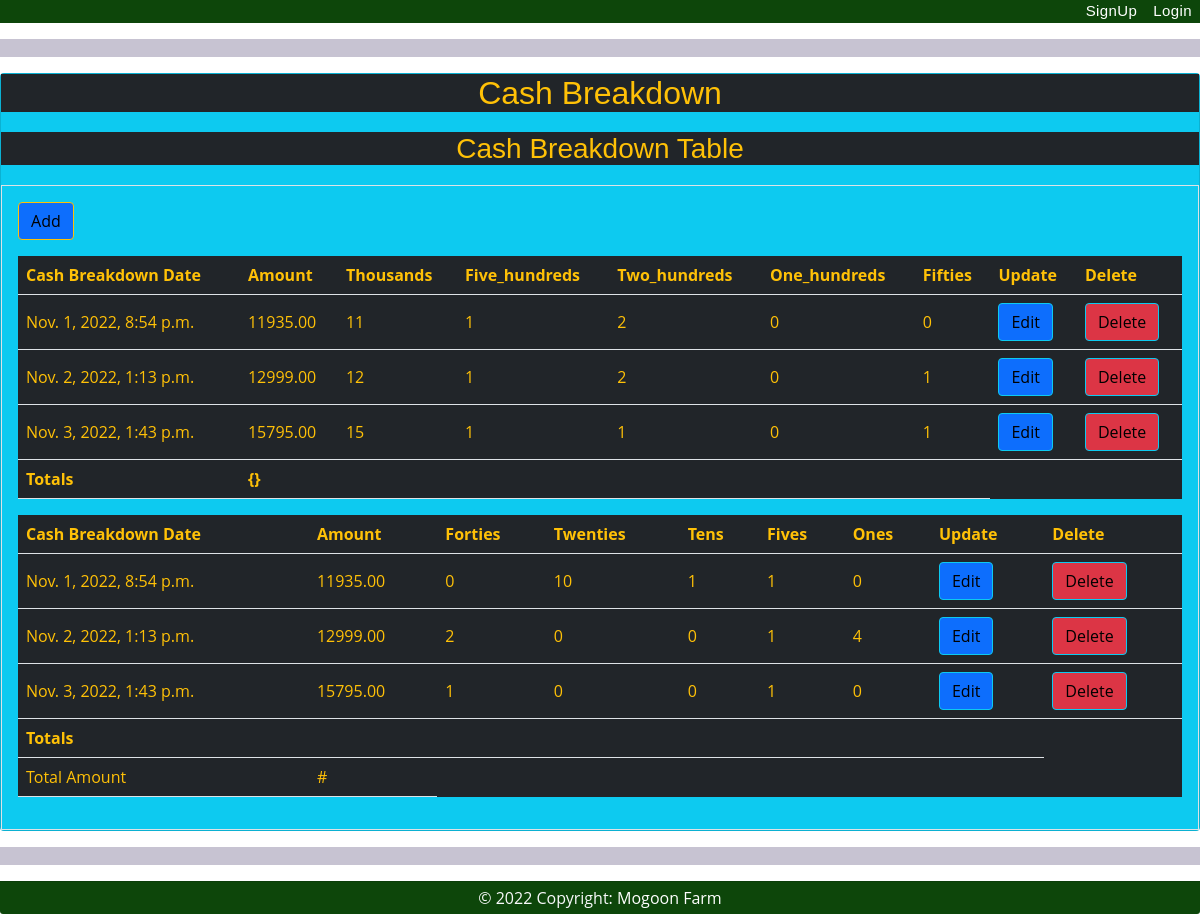
Page /cashBreakdown_table/ on the earlier database version.
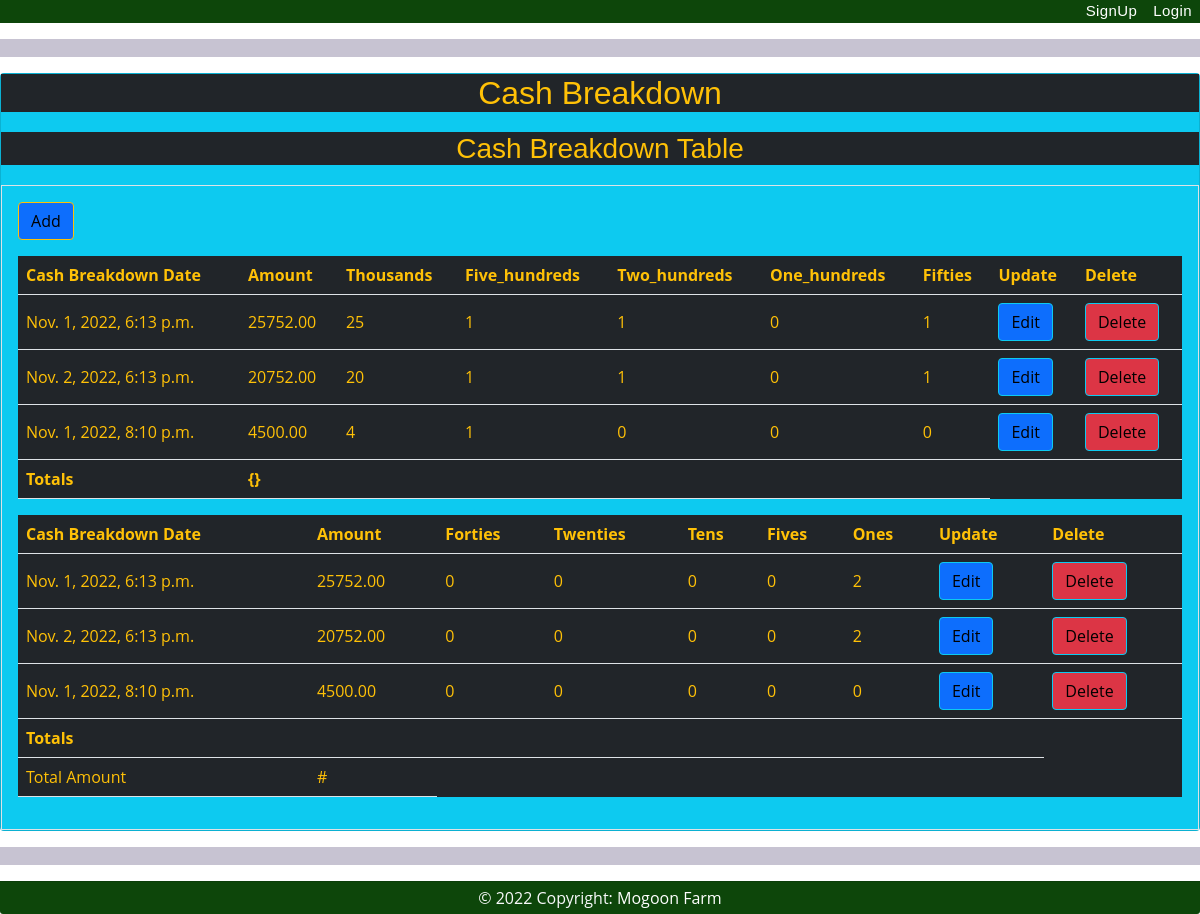
Same page on the later database version.
### homebook/models.py (models this page shows, shortened)
class CashBreakdown(models.Model):
    cashBreakdown_date = models.DateTimeField(auto_now_add=False)
    amount = models.DecimalField(decimal_places=2, max_digits=8)
    One_thousands = models.IntegerField(choices=list(zip(range(0, 100001), range(0, 100001))))
    Five_hundreds = models.IntegerField(choices=list(zip(range(0, 101), range(0, 101))))
    Two_hundreds = models.IntegerField(choices=list(zip(range(0, 101), range(0, 101))))
    One_hundreds = models.IntegerField(choices=list(zip(range(0, 101), range(0, 101))))
    Fifties = models.IntegerField(choices=list(zip(range(0, 101), range(0, 101))))
    Forties = models.IntegerField(choices=list(zip(range(0, 11), range(0, 11))))
    Twenties = models.IntegerField(choices=list(zip(range(0, 11), range(0, 11))))
    Tens = models.IntegerField(choices=list(zip(range(0, 11), range(0, 11))))
    Fives = models.IntegerField(choices=list(zip(range(0, 11), range(0, 11))))
    Ones = models.IntegerField(choices=list(zip(range(0, 11), range(0, 11))))

### homebook/views.py (the view)
# urls.py: path('cashBreakdown_table/', views.CashBreakdownTable, name='homebook-cashBreakdown'),
@never_cache
def CashBreakdownTable(request):
    note = CashBreakdown.objects.all()
    cashBreakdown_date = models.DateTimeField()
    amount = CashBreakdown.objects.all()
    One_thousands = F(amount) % F(1000)
    Five_hundreds = F(amount) % F(1000) / F(500)
    Two_hundreds = F(amount) % F(1000) % F(500) / F(200)
    One_hundreds = F(amount) % F(1000) % F(500) % F(200) / F(100)
    Fifties = F(amount) % F(1000) % F(500) % F(200) % F(100) / F(50)
    Forties = F(amount) % F(1000) % F(500) % F(200) % F(100) % F(50) / F(40)
    Twenties = F(amount) % F(1000) % F(500) % F(200) % F(100) % F(50) % F(40) / F(20)
    Tens = F(amount) % F(1000) % F(500) % F(200) % F(100) % F(50) % F(40) % F(20) / F(10)
    Fives = F(amount) % F(1000) % F(500) % F(200) % F(100) % F(50) % F(40) % F(20) % F(10) / F(5)
    Ones = F(amount) % F(1000) % F(500) % F(200) % F(100) % F(50) % F(40) % F(20) % F(10) % F(5) / F(1)
    context = {
        "cashBreakdown": note,
        "cashBreakdown_date": cashBreakdown_date,
        "amount": amount,
        "One_thousands": One_thousands,
        "Five_hundreds": Five_hundreds,
        "Two_hundreds": Two_hundreds,
        "One_hundreds": One_hundreds,
        "Fifties": Fifties,
        "Forties": Forties,
        "Twenties": Twenties,
        "Tens": Tens,
        "Fives": Fives,
        "Ones": Ones,
    }
    return render(request, 'homebook/cashBreakdown_table.html', context)

### homebook/templates/homebook/cashBreakdown_table.html (shortened to what this page needs)
{% extends 'homebook/base.html' %}
{% load static %}
{% block body %}
<div class="container-fluid text-right card bg-info card-dark mx-0 px-0 my-0 py-0">
    <h2 class="text-center bg-dark text-warning">Cash Breakdown</h2>
    <h3 class="text-center bg-dark text-warning">Cash Breakdown Table</h3>
    <div class="border p-3">
        <a class="btn btn-warning bg-primary btn-info block-lg" href="{%url 'homebook-cashBreakdown_update' %}">Add</a>
        <table class="table border=1 id=CashBreakdown align-middle text-warning bg-dark">
            <tr>
                <th>Cash Breakdown Date</th>
                <th>Amount</th>
                <th>Thousands</th>
                <th>Five_hundreds</th>
                <th>Two_hundreds</th>
                <th>One_hundreds</th>
                <th>Fifties</th>
                <th>Update</th>
                <th>Delete</th>
            </tr>
            {% for note in cashBreakdown %}
            <tr>
                <td>{{note.cashBreakdown_date}}</td>
                <td>{{note.amount}}</td>
                <td>{{note.One_thousands}}</td>
                <td>{{note.Five_hundreds}}</td>
                <td>{{note.Two_hundreds}}</td>
                <td>{{note.One_hundreds}}</td>
                <td>{{note.Fifties}}</td>
                <td><a class="btn btn-info btn-block bg-primary btn btn-info"
                       href="{% url 'cashBreakdown-update' note.id %}">Edit</a></td>
                <td><a class="btn btn-info btn-block bg-danger btn btn-info"
                       href="{% url 'cashBreakdown-delete' note.id %}">Delete</a></td>
            </tr>
            {% endfor %}
            <tr>
                <th>Totals</th>
                <th>{}</th>
                <th></th>
                <th></th>
                <th></th>
                <th></th>
                <th></th>
            </tr>
        </table>
        <table class="table border=1 id=CashBreakdown align-middle text-warning bg-dark">
            <tr>
                <th>Cash Breakdown Date</th>
                <th>Amount</th>
                <th>Forties</th>
                <th>Twenties</th>
                <th>Tens</th>
                <th>Fives</th>
                <th>Ones</th>
                <th>Update</th>
                <th>Delete</th>
            </tr>
            {% for note in cashBreakdown %}
            <tr>
                <td>{{note.cashBreakdown_date}}</td>
                <td>{{note.amount}}</td>
                <td>{{note.Forties}}</td>
                <td>{{note.Twenties}}</td>
                <td>{{note.Tens}}</td>
                <td>{{note.Fives}}</td>
                <td>{{note.Ones}}</td>
                <td><a class="btn btn-info btn-block bg-primary btn btn-info"
                       href="{% url 'cashBreakdown-update' note.id %}">Edit</a></td>
                <td><a class="btn btn-info btn-block bg-danger btn btn-info"
                       href="{% url 'cashBreakdown-delete' note.id %}">Delete</a></td>
            </tr>
            {% endfor %}
            <tr>
                <th>Totals</th>
                 <th>{{amount.amount}}</th>
                <th></th>
                <th></th>
                <th></th>
                <th></th>
                <th></th>
                <th></th>
            </tr>
                <tr>
                <td>Total Amount</td>
                <td>#{{Total_amt.total}}</td>
            </tr>
        </table>
       </div>
</div>
{% endblock  %}

### homebook/templates/homebook/base.html (shortened to what this page needs)
{% load static %}
{% include 'homebook/navbar.html' %}
<html lang="en">
<head>
<link href="https://cdn.jsdelivr.net/npm/bootstrap@5.0.2/dist/css/bootstrap.min.css" rel="stylesheet">
<link rel="stylesheet" href="{% static 'css/style.css' %}">
</head>
<body>
<hr width="100%" color="#6610f2" size="20">
{% block body %} {% endblock %}
</body>
<hr width="100%" color="#d63384" size="20">
 <div class="card-footer text-center text-light p-1" style="background-color: rgba(13, 70, 10, 1);">
        © 2022 Copyright:
        <a class="text-white" href="">Mogoon Farm</a>
</div>

### homebook/templates/homebook/navbar.html (shortened to what this page needs)
<nav class="navbar navbar-expand-lg navbar-dark"
     style=" background-color: rgba(13, 70, 10, 1); ">
    <div>
        <ul class="navbar-nav">
            {% if not user.is_authenticated %}
            <li class="nav-item"><a class="nav-link active" href="{% url 'login' %}">SignUp</a></li>
            <li class="nav-item"><a class="nav-link active" href="{% url 'login' %}">Login</a></li>
            {% else %}
            <li class="nav-item"><a class="nav-link active" href="{% url 'logout' %}">Logout</a></li>
            <li class="nav-item"><a class="nav-link active" href="{% url 'password_reset' %}">ResetPassword</a></li>
            <li class="nav-item"><a class="nav-link active" href="{% url 'login' %}">profile</a></li>
            {% endif %}
        </ul>
    </div>
</nav>

### homebook/static/css/style.css (style rules this page uses)
body { background: #fff; color: #20124D; font-family: "Open Sans", sans-serif; overflow-x: hidden; }
a { color: #1dc8cd; text-decoration: none; transition: 0.5s; }
h1, h2, h3, h4, h5, h6 { font-family: "Montserrat", sans-serif; font-weight: 400; margin: 0 0 20px 0; padding: 0; }
.navbar { padding: 0; }
.navbar ul { margin: 0; padding: 0; display: flex; list-style: none; align-items: center; }
.navbar li { position: relative; }
.navbar a, .navbar a:focus { display: flex; align-items: center; justify-content: space-between; font-family: "Montserrat", sans-serif; color: rgba(255, 255, 255, 0.8); font-size: 15px; padding: 0 2px; white-space: nowrap; transition: 0.3s; letter-spacing: 0.4px; position: relative; }
.navbar a:hover:before, .navbar li:hover>a:before, .navbar .active:before { visibility: visible; transform: scaleX(1); }
.navbar a:hover, .navbar .active, .navbar .active:focus, .navbar li:hover>a { color: #fff; }

Differences in the rows shown:
removed CashBreakdown: cashBreakdown_date "Nov. 1, 2022, 8:54 p.m.", amount "11935.00", One_thousands "11", Five_hundreds "1", Two_hundreds "2", One_hundreds "0", Fifties "0", Forties "0", Twenties "10", Tens "1", Fives "1", Ones "0"
removed CashBreakdown: cashBreakdown_date "Nov. 2, 2022, 1:13 p.m.", amount "12999.00", One_thousands "12", Five_hundreds "1", Two_hundreds "2", One_hundreds "0", Fifties "1", Forties "2", Twenties "0", Tens "0", Fives "1", Ones "4"
removed CashBreakdown: cashBreakdown_date "Nov. 3, 2022, 1:43 p.m.", amount "15795.00", One_thousands "15", Five_hundreds "1", Two_hundreds "1", One_hundreds "0", Fifties "1", Forties "1", Twenties "0", Tens "0", Fives "1", Ones "0"
added CashBreakdown: cashBreakdown_date "Nov. 1, 2022, 6:13 p.m.", amount "25752.00", One_thousands "25", Five_hundreds "1", Two_hundreds "1", One_hundreds "0", Fifties "1", Forties "0", Twenties "0", Tens "0", Fives "0", Ones "2"
added CashBreakdown: cashBreakdown_date "Nov. 2, 2022, 6:13 p.m.", amount "20752.00", One_thousands "20", Five_hundreds "1", Two_hundreds "1", One_hundreds "0", Fifties "1", Forties "0", Twenties "0", Tens "0", Fives "0", Ones "2"
added CashBreakdown: cashBreakdown_date "Nov. 1, 2022, 8:10 p.m.", amount "4500.00", One_thousands "4", Five_hundreds "1", Two_hundreds "0", One_hundreds "0", Fifties "0", Forties "0", Twenties "0", Tens "0", Fives "0", Ones "0"
